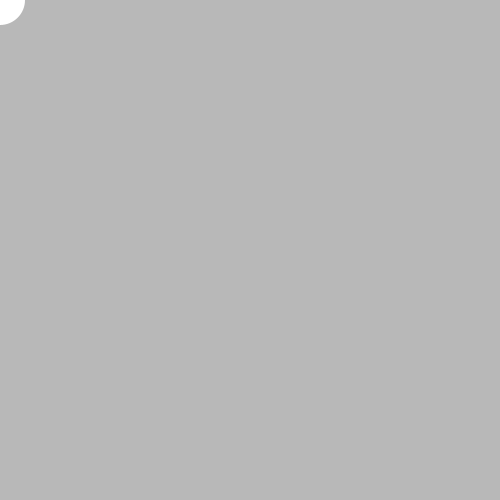
Frame 1 (no input)
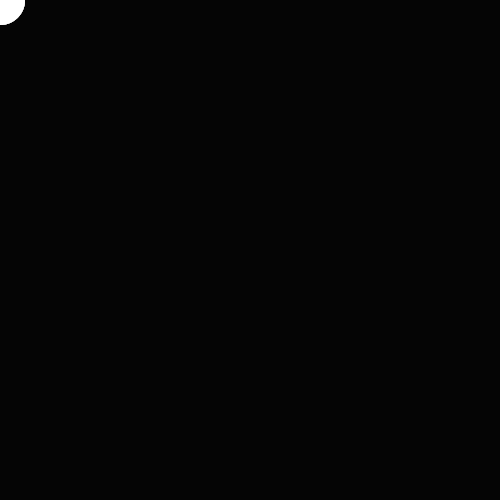
Frame 60 (the mouse pressed at the canvas centre just before this capture)
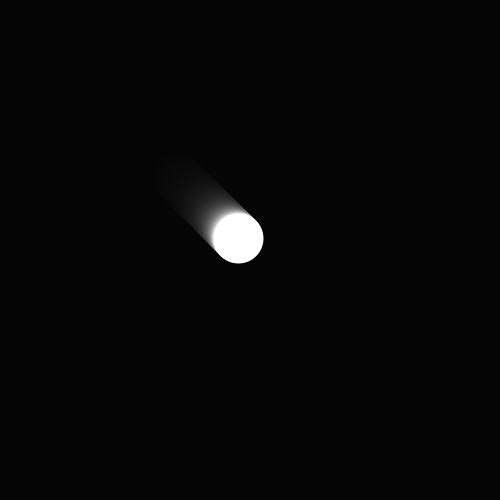
Frame 120 (the mouse held since frame 60 and released just before this capture)

The Processing sketch that drew these frames (run headless with seeded random() and noise(); from frame 60 on, the mouse is pressed at the canvas centre):

// Processing sketch: Dinamic_circle_interpolation
// ── Dinamic_circle_interpolation.pde
float x;
float y;

void setup(){
  size(500,500);
  noStroke();
}

void draw(){
  fill(0,25); //Setting a black background with 25 transparency
  rect(0,0,width,height);
  fill(255);
  x = lerp(x, mouseX, 0.05);
  y = lerp(y, mouseY, 0.05);
  ellipse(x, y, 50,50);
  
  
}
